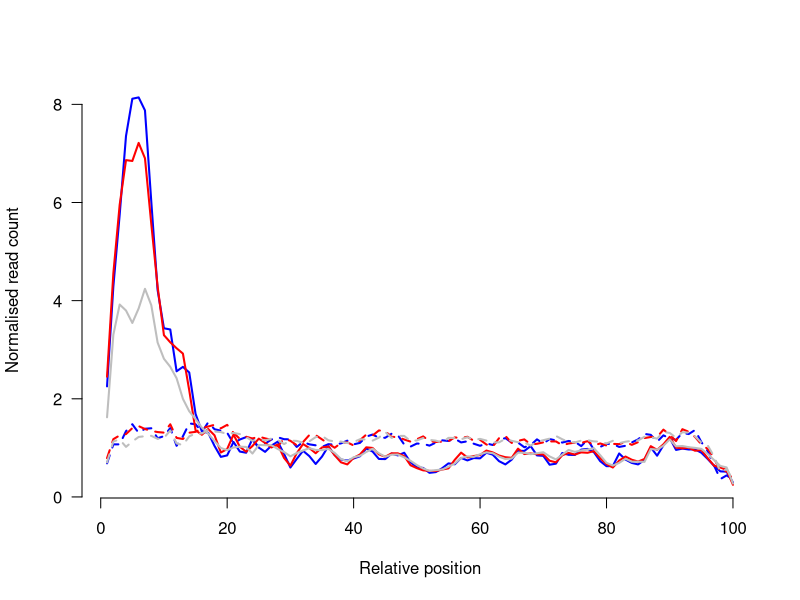

This figure's R source:

x = read.delim('hKDM4_L1_profile.txt')


##KDM4A (Figure 6A)


quartz(w=5.5,h=3.5)
plot(x$Position,x$L1Hs.ENCFF000AZD.bam,
	type='l',lwd=2,col='blue',
	bty='n',las=1,
	xlab='Relative position',ylab='Normalised read count')
lines(x$Position,x$L1Hs.ENCFF303YPV.bam,lwd=2,lty=2,col='blue')

lines(x$Position,x$L1PA2.ENCFF000AZD.bam,lwd=2,col='red')
lines(x$Position,x$L1PA2.ENCFF303YPV.bam,lwd=2,lty=2,col='red')

lines(x$Position,x$L1PA3.ENCFF000AZD.bam,lwd=2,col='grey')
lines(x$Position,x$L1PA3.ENCFF303YPV.bam,lwd=2,lty=2,col='grey')


